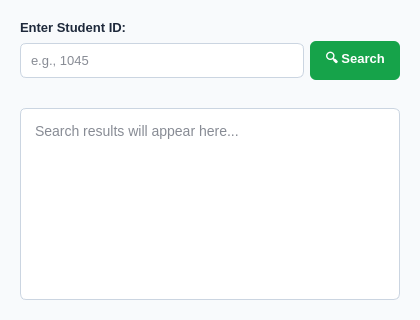
<?xml version="1.0" encoding="UTF-8"?>
<ui version="4.0">
 <class>SearchStudentDialog</class>
 <widget class="QDialog" name="SearchStudentDialog">
  <property name="geometry">
   <rect><x>0</x><y>0</y><width>420</width><height>320</height></rect>
  </property>
  <property name="windowTitle"><string>Search Student</string></property>
  <property name="styleSheet">
   <string>
    QDialog { background-color: #f8fafc; }
    QLabel { font-size: 13px; font-weight: bold; color: #1e293b; }
    QLineEdit { border: 1px solid #cbd5e1; border-radius: 6px; padding: 8px; background-color: white; color: #0f172a; font-size: 13px; }
    QLineEdit:focus { border: 2px solid #2563eb; }
    QPushButton { background-color: #16a34a; color: white; border-radius: 6px; font-weight: bold; padding: 8px 15px; font-size: 13px; }
    QPushButton:hover { background-color: #15803d; }
    QTextEdit { border: 1px solid #cbd5e1; border-radius: 6px; background-color: white; padding: 10px; color: #0f172a; font-size: 14px; }
   </string>
  </property>
  <layout class="QVBoxLayout" name="verticalLayout">
   <property name="leftMargin"><number>20</number></property>
   <property name="topMargin"><number>20</number></property>
   <property name="rightMargin"><number>20</number></property>
   <property name="bottomMargin"><number>20</number></property>
   <item><widget class="QLabel" name="label"><property name="text"><string>Enter Student ID:</string></property></widget></item>
   <item>
    <layout class="QHBoxLayout" name="horizontalLayout">
     <item><widget class="QLineEdit" name="inputId"><property name="placeholderText"><string>e.g., 1045</string></property></widget></item>
     <item><widget class="QPushButton" name="btnSearch"><property name="text"><string>🔍 Search</string></property></widget></item>
    </layout>
   </item>
   <item>
    <spacer name="spacer1"><property name="orientation"><enum>Qt::Vertical</enum></property><property name="sizeHint" stdset="0"><size><width>20</width><height>10</height></size></property></spacer>
   </item>
   <item><widget class="QTextEdit" name="textResult"><property name="readOnly"><bool>true</bool></property><property name="placeholderText"><string>Search results will appear here...</string></property></widget></item>
  </layout>
 </widget>
 <resources/>
 <connections/>
</ui>
